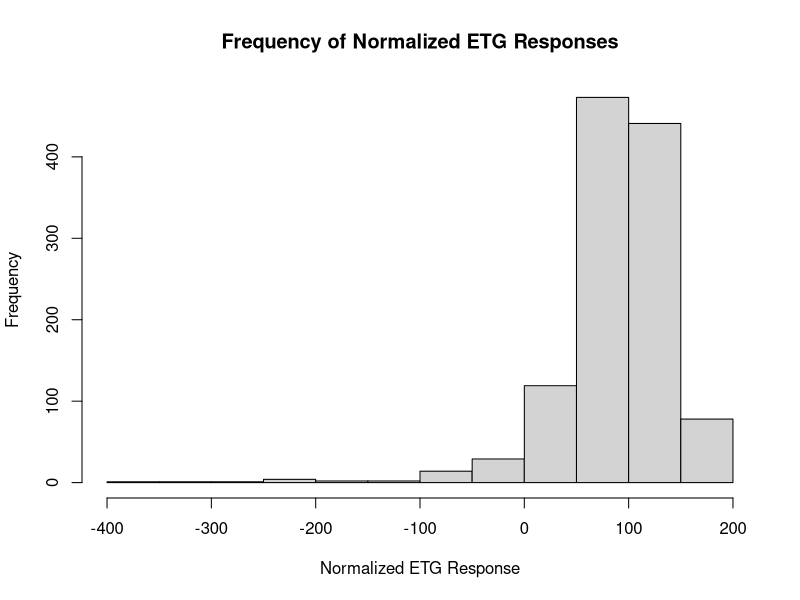
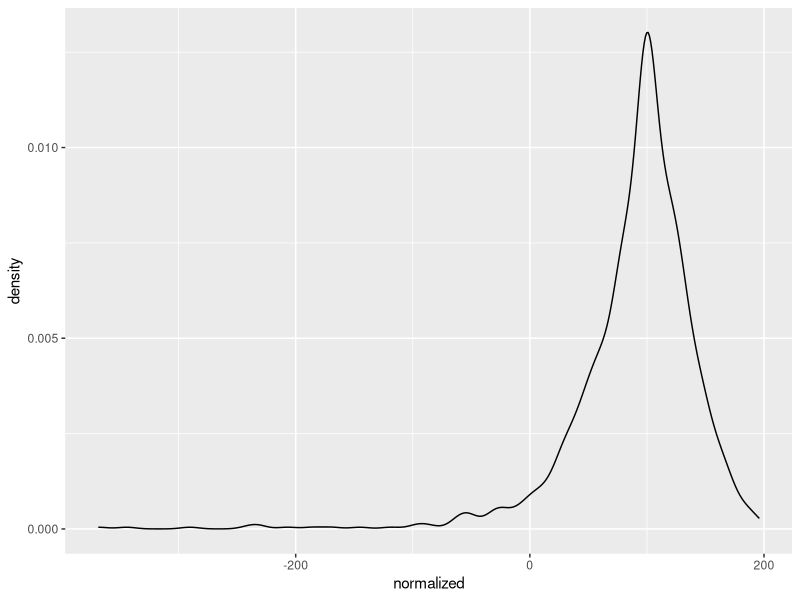

Reproduce these figures in R, in order. (Note: this script raises an error after producing the figures.)
## ---- chunk 1
knitr::opts_chunk$set(echo = TRUE)
require(tidyverse)
## ---- chunk 2
setwd("/Users/joelgoodwin/Google Drive/School/Masters/Classes/Biol 5023- Research Methods II/VarroaETG_Percent")
## ---- chunk 3

my.df <- read_csv('DataForR.csv')

## ---- chunk 4

str(my.df)
summary(my.df)

## ---- chunk 5

hist(my.df$normalized, 
     xlab="Normalized ETG Response", ylab="Frequency", 
     main="Frequency of Normalized ETG Responses")

p <- ggplot(data=my.df, aes(normalized))
p + geom_density()

## ---- chunk 6

my.df <- mutate()

#change integer to factor for trials
my.df$trial<-factor(my.df$trial)

#lists the levels of factors
levels(my.df$trial)

#change number to factor for concentration "conc"
my.df$conc<-factor(my.df$conc)
levels(my.df$conc)

#looking to see what the types of odour are
levels(my.df$odour)
## ---- chunk 7
temp1<-subset(my.df, odour != "1-Hexadecanol")
temp2<-subset(temp1, odour != "Methyl Palmitate")
temp3<-subset(temp2, odour != "Hexane")
good_runs<-subset(temp3, odour != "Palmitic Acid")
## ---- chunk 8
subsetted <- mutate(good_runs,
                    Zresponse = normalized - 100)
## ---- chunk 9
hist(subsetted$Zresponse,xlab="Normalized ETG Response",ylab="Frequency", main="Frequency of Normalized ETG Responses")
## ---- chunk 10
nonegatives <- subsetted %>%
  mutate(Zresponse= ifelse(Zresponse <0, NA, Zresponse)) 
str(nonegatives)
## ---- chunk 11
ggplot(nonegatives)+
  geom_boxplot(aes(x=conc,y= Zresponse, group= conc))+
  xlab("Concentration")+ylab("Normalized Percent Reaction")+ggtitle("Faceted ETG Plots")+
  theme_bw(10)+
  facet_wrap(~odour)
